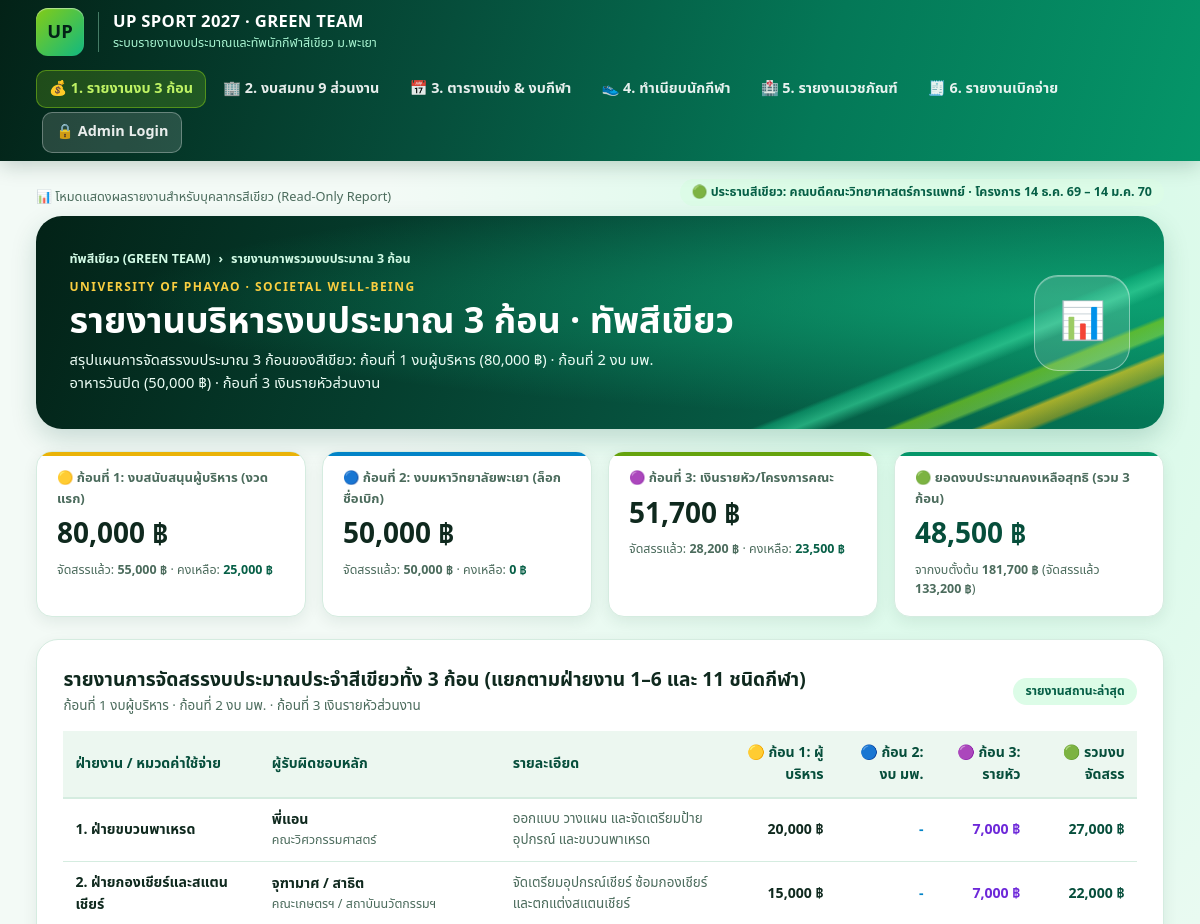
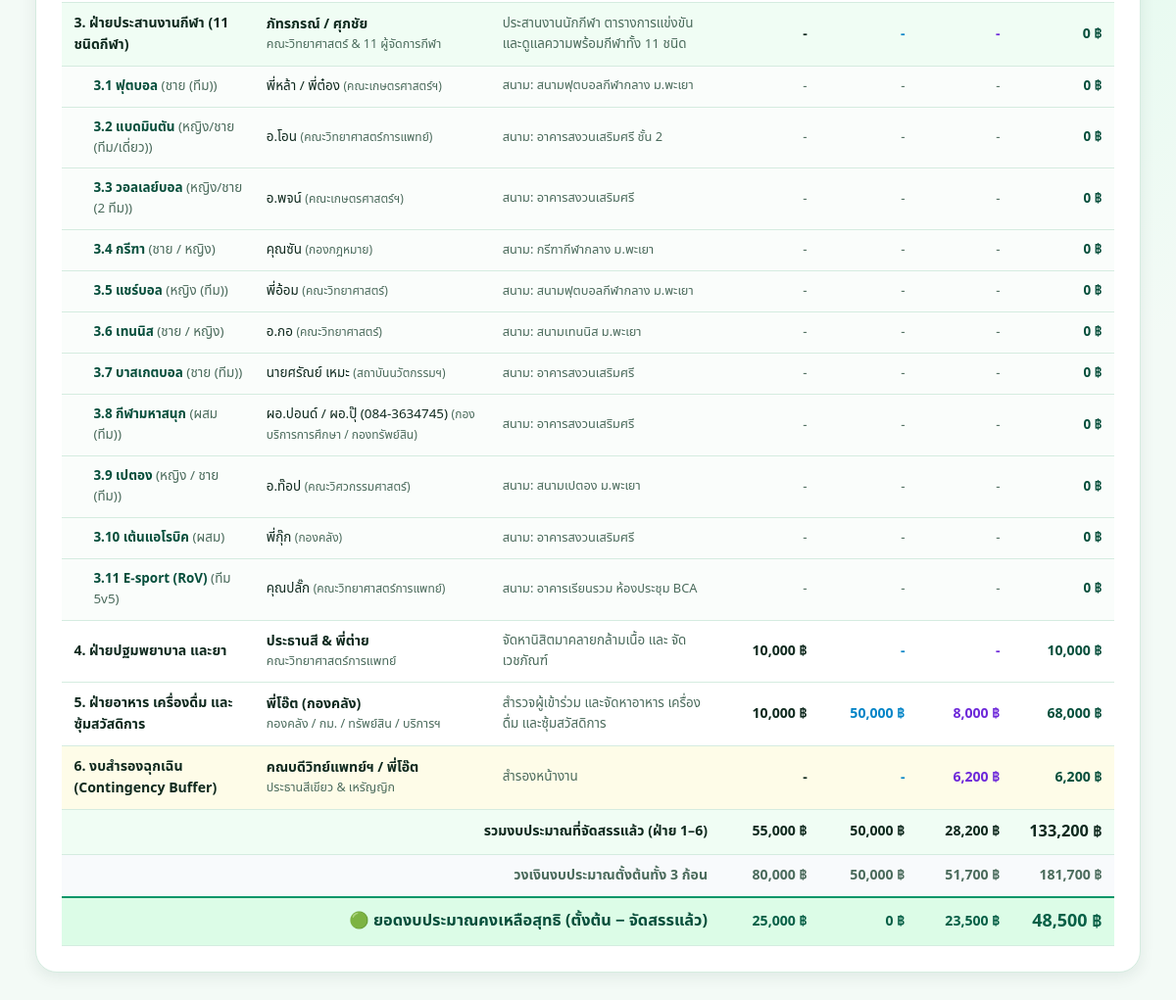
The page / on the database its author committed (2 pictures, top to bottom).
### tables this page shows
CREATE TABLE budget_categories (
    id INT AUTO_INCREMENT PRIMARY KEY,
    category_code VARCHAR(20) NOT NULL UNIQUE,
    category_name VARCHAR(150) NOT NULL,
    responsible_unit VARCHAR(150) NOT NULL,
    lead_person VARCHAR(150) NOT NULL,
    lead_phone VARCHAR(50) NULL,
    alloc_tranche_1 DECIMAL(10,2) NOT NULL DEFAULT 0.00,
    alloc_tranche_2 DECIMAL(10,2) NOT NULL DEFAULT 0.00,
    alloc_tranche_3_realistic DECIMAL(10,2) NOT NULL DEFAULT 0.00,
    alloc_tranche_3_bonus DECIMAL(10,2) NOT NULL DEFAULT 0.00,
    notes TEXT NULL
);

CREATE TABLE sports (
    id INT AUTO_INCREMENT PRIMARY KEY,
    sport_no INT NOT NULL UNIQUE,
    sport_name VARCHAR(100) NOT NULL,
    sport_type VARCHAR(100) NOT NULL,
    default_venue VARCHAR(150) NOT NULL,
    manager_unit_id INT NULL,
    manager_unit VARCHAR(150) NOT NULL,
    manager_name VARCHAR(150) NOT NULL,
    manager_phone VARCHAR(50) NULL,
    sub_manager_name VARCHAR(150) NULL,
    sub_manager_phone VARCHAR(50) NULL,
    target_athletes INT NOT NULL DEFAULT 15,
    registered_athletes INT NOT NULL DEFAULT 0,
    practice_days INT NOT NULL DEFAULT 3,
    practice_cost_per_day DECIMAL(10,2) NOT NULL DEFAULT 150.00,
    match_days INT NOT NULL DEFAULT 3,
    match_cost_per_day DECIMAL(10,2) NOT NULL DEFAULT 300.00,
    extra_consumables_cost DECIMAL(10,2) NOT NULL DEFAULT 0.00,
    alloc_tranche_1 DECIMAL(10,2) NOT NULL DEFAULT 0.00,
    alloc_tranche_2 DECIMAL(10,2) NOT NULL DEFAULT 0.00,
    alloc_tranche_3 DECIMAL(10,2) NOT NULL DEFAULT 0.00,
    sponsor_bottles_per_match INT NOT NULL DEFAULT 15,
    cooling_spray_quota INT NOT NULL DEFAULT 1,
    medical_risk ENUM('LOW', 'MEDIUM', 'HIGH') DEFAULT 'MEDIUM',
    notes TEXT NULL,
    FOREIGN KEY (manager_unit_id) REFERENCES units(id) ON DELETE SET NULL
);

### config/auth.php (called while the page is built, shortened)
<?php
require_once __DIR__ . '/db.php';
function is_admin_logged_in(): bool {
    if (empty($_SESSION['green_admin_logged_in'])) {
        return false;
    }
    return true;
}

### config/db.php (called while the page is built, shortened)
<?php
function h($str): string {
    return htmlspecialchars((string)$str, ENT_QUOTES, 'UTF-8');
}

### index.php (the view, shortened to what this page needs)
<?php
require_once __DIR__ . '/config/auth.php';
$categories = $pdo->query("SELECT * FROM budget_categories ORDER BY id ASC")->fetchAll();
$sports     = $pdo->query("SELECT * FROM sports ORDER BY sport_no ASC")->fetchAll();
$sport_sum_t1 = 0;
$sport_sum_t2 = 0;
$sport_sum_t3 = 0;
foreach ($sports as $sp) {
    $sport_sum_t1 += (float)$sp['alloc_tranche_1'];
    $sport_sum_t2 += (float)$sp['alloc_tranche_2'];
    $sport_sum_t3 += (float)$sp['alloc_tranche_3'];
}
$unit_sums = $pdo->query("
    SELECT
        SUM(staff_count) AS total_staff,
        SUM(employee_count) AS total_emp,
        SUM(staff_count * 100) AS full_headcount_money,
        SUM(exec_support_pledged) AS total_exec_pledged,
        SUM(exec_support_received) AS total_exec_received,
        SUM(headcount_received) AS total_headcount_received
    FROM units
")->fetch();
$t1_realistic = (float)($unit_sums['total_exec_pledged'] ?: 80000);
$t2_realistic = 50000;
$t3_realistic = (float)($unit_sums['full_headcount_money'] ?: 51700);
$grand_realistic = $t1_realistic + $t2_realistic + $t3_realistic;
$sum1 = 0; $sum2 = 0; $sum3 = 0;
foreach ($categories as $cat) {
    if (($cat['category_code'] ?? '') === 'CAT_SPORTS') {
        $sum1 += $sport_sum_t1;
        $sum2 += $sport_sum_t2;
        $sum3 += $sport_sum_t3;
    } else {
        $sum1 += (float)$cat['alloc_tranche_1'];
        $sum2 += (float)$cat['alloc_tranche_2'];
        $sum3 += (float)$cat['alloc_tranche_3_realistic'];
    }
}
$sum_grand = $sum1 + $sum2 + $sum3;
$rem1 = $t1_realistic - $sum1;
$rem2 = $t2_realistic - $sum2;
$rem3 = $t3_realistic - $sum3;
$rem_grand = $grand_realistic - $sum_grand;
$page_crumb   = 'รายงานภาพรวมงบประมาณ 3 ก้อน';
$page_heading = 'รายงานบริหารงบประมาณ 3 ก้อน · ทัพสีเขียว';
$page_desc    = 'สรุปแผนการจัดสรรงบประมาณ 3 ก้อนของสีเขียว: ก้อนที่ 1 งบผู้บริหาร (80,000 ฿) · ก้อนที่ 2 งบ มพ. อาหารวันปิด (50,000 ฿) · ก้อนที่ 3 เงินรายหัวส่วนงาน';
$page_icon    = '📊';
require_once __DIR__ . '/includes/header.php';
?>
<div class="kpi-grid">
  <div class="kpi-card gold">
    <div class="kpi-label">🟡 ก้อนที่ 1: งบสนับสนุนผู้บริหาร (งวดแรก)</div>
    <div class="kpi-val"><?= number_format($t1_realistic) ?> ฿</div>
    <div class="kpi-sub">จัดสรรแล้ว: <strong><?= number_format($sum1) ?> ฿</strong> · คงเหลือ: <strong style="color:<?= $rem1 < 0 ? '#dc2626' : '#065f46' ?>;"><?= number_format($rem1) ?> ฿</strong></div>
  </div>
  <div class="kpi-card blue">
    <div class="kpi-label">🔵 ก้อนที่ 2: งบมหาวิทยาลัยพะเยา (ล็อกชื่อเบิก)</div>
    <div class="kpi-val"><?= number_format($t2_realistic) ?> ฿</div>
    <div class="kpi-sub">จัดสรรแล้ว: <strong><?= number_format($sum2) ?> ฿</strong> · คงเหลือ: <strong style="color:<?= $rem2 < 0 ? '#dc2626' : '#065f46' ?>;"><?= number_format($rem2) ?> ฿</strong></div>
  </div>
  <div class="kpi-card lime">
    <div class="kpi-label">🟣 ก้อนที่ 3: เงินรายหัว/โครงการคณะ</div>
    <div class="kpi-val"><?= number_format($t3_realistic) ?> ฿</div>
    <div class="kpi-sub">จัดสรรแล้ว: <strong><?= number_format($sum3) ?> ฿</strong> · คงเหลือ: <strong style="color:<?= $rem3 < 0 ? '#dc2626' : '#065f46' ?>;"><?= number_format($rem3) ?> ฿</strong></div>
  </div>
  <div class="kpi-card">
    <div class="kpi-label">🟢 ยอดงบประมาณคงเหลือสุทธิ (รวม 3 ก้อน)</div>
    <div class="kpi-val" style="color:<?= $rem_grand < 0 ? '#dc2626' : 'var(--green-dark)' ?>;"><?= number_format($rem_grand) ?> ฿</div>
    <div class="kpi-sub">จากงบตั้งต้น <strong><?= number_format($grand_realistic) ?> ฿</strong> (จัดสรรแล้ว <strong><?= number_format($sum_grand) ?> ฿</strong>)</div>
  </div>
</div>
<div class="white-shell">
  <div style="display:flex; justify-content:space-between; align-items:center; flex-wrap:wrap; gap:10px; margin-bottom:14px;">
    <div>
      <h2 style="font-size:1.2rem; font-weight:800;">รายงานการจัดสรรงบประมาณประจำสีเขียวทั้ง 3 ก้อน (แยกตามฝ่ายงาน 1–6 และ 11 ชนิดกีฬา)</h2>
      <p style="font-size:0.84rem; color:var(--muted);">ก้อนที่ 1 งบผู้บริหาร · ก้อนที่ 2 งบ มพ. · ก้อนที่ 3 เงินรายหัวส่วนงาน</p>
    </div>
    <?php if (is_admin_logged_in()): ?>
      <a href="admin.php?tab=budget" class="btn-primary btn-sm">⚙️ แก้ไขงบในหน้า Admin ›</a>
    <?php else: ?>
      <span class="status-pill">รายงานสถานะล่าสุด</span>
    <?php endif; ?>
  </div>
  <div style="overflow-x:auto;">
    <table class="up-table">
      <thead>
        <tr>
          <th>ฝ่ายงาน / หมวดค่าใช้จ่าย</th>
          <th>ผู้รับผิดชอบหลัก</th>
          <th>รายละเอียด</th>
          <th style="text-align:right;">🟡 ก้อน 1: ผู้บริหาร</th>
          <th style="text-align:right;">🔵 ก้อน 2: งบ มพ.</th>
          <th style="text-align:right;">🟣 ก้อน 3: รายหัว</th>
          <th style="text-align:right;">🟢 รวมงบจัดสรร</th>
        </tr>
      </thead>
      <tbody>
        <?php
        $sum1 = 0; $sum2 = 0; $sum3 = 0;
        foreach ($categories as $cat):
          $cid = (int)$cat['id'];
          $is_sports_cat = (($cat['category_code'] ?? '') === 'CAT_SPORTS');
          $is_buffer_cat = (($cat['category_code'] ?? '') === 'CAT_BUFFER');
          $cat_num = preg_match('/^(\d+)\./', (string)$cat['category_name'], $m) ? $m[1] : $cid;
          if ($is_sports_cat) {
              $c1 = $sport_sum_t1;
              $c2 = $sport_sum_t2;
              $c3 = $sport_sum_t3;
          } else {
              $c1 = (float)$cat['alloc_tranche_1'];
              $c2 = (float)$cat['alloc_tranche_2'];
              $c3 = (float)$cat['alloc_tranche_3_realistic'];
          }
          $row_tot = $c1 + $c2 + $c3;
          $sum1 += $c1; $sum2 += $c2; $sum3 += $c3;
        ?>
        <tr style="<?= $is_sports_cat ? 'background:#f0fdf4;' : ($is_buffer_cat ? 'background:#fefce8;' : '') ?>">
          <td><strong><?= h($cat['category_name']) ?></strong></td>
          <td>
            <strong><?= h($cat['lead_person']) ?></strong>
            <div style="font-size:0.78rem; color:var(--muted);"><?= h($cat['responsible_unit']) ?></div>
          </td>
          <td style="font-size:0.84rem; color:var(--muted);"><?= h($cat['notes']) ?></td>
          <td style="text-align:right; font-weight:750;"><?= $c1 != 0 ? number_format($c1) . ' ฿' : '-' ?></td>
          <td style="text-align:right; font-weight:750; color:#0284c7;"><?= $c2 != 0 ? number_format($c2) . ' ฿' : '-' ?></td>
          <td style="text-align:right; font-weight:750; color:#6d28d9;"><?= $c3 != 0 ? number_format($c3) . ' ฿' : '-' ?></td>
          <td style="text-align:right; font-weight:850; color:var(--green-dark);"><?= number_format($row_tot) ?> ฿</td>
        </tr>
        <?php if ($is_sports_cat): ?>
          <?php foreach ($sports as $sp):
            $sno = (int)$sp['sport_no'];
            $sp1 = (float)$sp['alloc_tranche_1'];
            $sp2 = (float)$sp['alloc_tranche_2'];
            $sp3 = (float)$sp['alloc_tranche_3'];
            $sp_tot = $sp1 + $sp2 + $sp3;
          ?>
          <tr style="background:#fafdfb; font-size:0.84rem;">
            <td style="padding-left:32px; color:var(--green-dark);">
              <strong><?= h($cat_num) ?>.<?= $sno ?> <?= h($sp['sport_name']) ?></strong>
              <span style="color:var(--muted);"> (<?= h($sp['sport_type']) ?>)</span>
            </td>
            <td>
              <?= h($sp['manager_name']) ?><?= $sp['sub_manager_name'] ? ' / ' . h($sp['sub_manager_name']) : '' ?>
              <span style="font-size:0.75rem; color:var(--muted);"> (<?= h($sp['manager_unit']) ?>)</span>
            </td>
            <td style="color:var(--muted); font-size:0.8rem;">สนาม: <?= h($sp['default_venue']) ?></td>
            <td style="text-align:right; color:var(--muted);"><?= $sp1 > 0 ? number_format($sp1) . ' ฿' : '-' ?></td>
            <td style="text-align:right; color:var(--muted);"><?= $sp2 > 0 ? number_format($sp2) . ' ฿' : '-' ?></td>
            <td style="text-align:right; color:var(--muted);"><?= $sp3 > 0 ? number_format($sp3) . ' ฿' : '-' ?></td>
            <td style="text-align:right; font-weight:750; color:var(--green-dark);"><?= number_format($sp_tot) ?> ฿</td>
          </tr>
          <?php endforeach; ?>
        <?php endif; ?>
        <?php endforeach; ?>
      </tbody>
      <tfoot>
        <tr style="background:#f0fdf4; font-weight:800; color:var(--ink);">
          <td colspan="3" style="text-align:right;">รวมงบประมาณที่จัดสรรแล้ว (ฝ่าย 1–6)</td>
          <td style="text-align:right;"><?= number_format($sum1) ?> ฿</td>
          <td style="text-align:right;"><?= number_format($sum2) ?> ฿</td>
          <td style="text-align:right;"><?= number_format($sum3) ?> ฿</td>
          <td style="text-align:right; font-size:1.02rem;"><?= number_format($sum_grand) ?> ฿</td>
        </tr>
        <tr style="background:#f8fafc; font-weight:750; color:var(--muted);">
          <td colspan="3" style="text-align:right;">วงเงินงบประมาณตั้งต้นทั้ง 3 ก้อน</td>
          <td style="text-align:right;"><?= number_format($t1_realistic) ?> ฿</td>
          <td style="text-align:right;"><?= number_format($t2_realistic) ?> ฿</td>
          <td style="text-align:right;"><?= number_format($t3_realistic) ?> ฿</td>
          <td style="text-align:right;"><?= number_format($grand_realistic) ?> ฿</td>
        </tr>
        <tr style="background:#dcfce7; font-weight:900; color:var(--green-dark); border-top:2px solid var(--green);">
          <td colspan="3" style="text-align:right; font-size:1.02rem;">🟢 ยอดงบประมาณคงเหลือสุทธิ (ตั้งต้น − จัดสรรแล้ว)</td>
          <td style="text-align:right; color:<?= $rem1 < 0 ? '#dc2626' : '#065f46' ?>;"><?= number_format($rem1) ?> ฿</td>
          <td style="text-align:right; color:<?= $rem2 < 0 ? '#dc2626' : '#065f46' ?>;"><?= number_format($rem2) ?> ฿</td>
          <td style="text-align:right; color:<?= $rem3 < 0 ? '#dc2626' : '#065f46' ?>;"><?= number_format($rem3) ?> ฿</td>
          <td style="text-align:right; font-size:1.12rem; color:<?= $rem_grand < 0 ? '#dc2626' : '#065f46' ?>;"><?= number_format($rem_grand) ?> ฿</td>
        </tr>
      </tfoot>
    </table>
  </div>
</div>
<?php require_once __DIR__ . '/includes/footer.php'; ?>

### includes/header.php (shortened to what this page needs)
<?php
require_once __DIR__ . '/../config/auth.php';
$current_page = basename($_SERVER['PHP_SELF']);
$is_admin = is_admin_logged_in();
?>
<!DOCTYPE html>
<html lang="th">
<head>
  <link rel="stylesheet" href="assets/css/green-theme.css" />
</head>
<body>
  <header class="masthead">
    <div class="wrap header-row">
      <a href="index.php" class="brand">
        <div class="brand-badge">UP</div>
        <div class="brand-text">
          <strong>UP SPORT 2027 · GREEN TEAM</strong>
          <span>ระบบรายงานงบประมาณและทัพนักกีฬาสีเขียว ม.พะเยา</span>
        </div>
      </a>
      <nav class="top-nav">
        <a href="index.php" class="nav-link <?= $current_page === 'index.php' ? 'active' : '' ?>">💰 1. รายงานงบ 3 ก้อน</a>
        <a href="units.php" class="nav-link <?= $current_page === 'units.php' ? 'active' : '' ?>">🏢 2. งบสมทบ 9 ส่วนงาน</a>
        <a href="sports.php" class="nav-link <?= $current_page === 'sports.php' ? 'active' : '' ?>">📅 3. ตารางแข่ง &amp; งบกีฬา</a>
        <a href="athletes.php" class="nav-link <?= $current_page === 'athletes.php' ? 'active' : '' ?>">👟 4. ทำเนียบนักกีฬา</a>
        <a href="medical.php" class="nav-link <?= $current_page === 'medical.php' ? 'active' : '' ?>">🏥 5. รายงานเวชภัณฑ์</a>
        <a href="disbursements.php" class="nav-link <?= $current_page === 'disbursements.php' ? 'active' : '' ?>">🧾 6. รายงานเบิกจ่าย</a>
        <?php if ($is_admin): ?>
          <a href="admin.php" class="nav-link <?= $current_page === 'admin.php' ? 'active' : '' ?>" style="background:#facc15; color:#032217; font-weight:800; margin-left:6px;">
            ⚙️ จัดการหลังบ้าน (Admin)
          </a>
          <a href="logout.php" class="nav-link" style="color:#fca5a5;">ออกระบบ</a>
        <?php else: ?>
          <a href="login.php" class="nav-link <?= $current_page === 'login.php' ? 'active' : '' ?>" style="background:rgba(255,255,255,0.14); border:1px solid rgba(255,255,255,0.3); margin-left:6px;">
            🔒 Admin Login
          </a>
        <?php endif; ?>
      </nav>
    </div>
  </header>
  <main class="wrap inner">
    <div style="display:flex; justify-content:space-between; align-items:center; flex-wrap:wrap; gap:8px;">
      <span style="font-size:0.8rem; color:var(--muted);">
        <?= $is_admin ? '🔓 สถานะ: เข้าสู่ระบบผู้ดูแลระบบ (Admin Mode)' : '📊 โหมดแสดงผลรายงานสำหรับบุคลากรสีเขียว (Read-Only Report)' ?>
      </span>
      <span class="notice-pill">🟢 ประธานสีเขียว: คณบดีคณะวิทยาศาสตร์การแพทย์ · โครงการ 14 ธ.ค. 69 – 14 ม.ค. 70</span>
    </div>
    <section class="public-page-title">
      <div class="public-title-copy">
        <div class="public-crumbs">
          <span>ทัพสีเขียว (GREEN TEAM)</span> <span>›</span> <span><?= h($page_crumb ?? 'รายงาน') ?></span>
        </div>
        <span class="public-title-kicker">UNIVERSITY OF PHAYAO · SOCIETAL WELL-BEING</span>
        <h1><?= h($page_heading ?? 'ระบบรายงานงบประมาณและทัพนักกีฬาสีเขียว') ?></h1>
        <p><?= h($page_desc ?? 'รายงานข้อมูลโปร่งใสแบบ Real-time สำหรับผู้บริหาร ผู้ประสานงาน 9 ส่วนงาน และนักกีฬาสีเขียวทั้ง 11 ชนิดกีฬา') ?></p>
      </div>
      <div class="public-title-icon"><?= $page_icon ?? '🏆' ?></div>
    </section>

### includes/footer.php
  </main>
</body>
</html>

### rows shown on the page
budget_categories: category_name "1. ฝ่ายขบวนพาเหรด", lead_person "พี่แอน", responsible_unit "คณะวิศวกรรมศาสตร์", notes "ออกแบบ วางแผน และจัดเตรียมป้าย อุปกรณ์ และขบวนพาเหรด", alloc_tranche_1 "20,000", alloc_tranche_3_realistic "7,000", row_tot "27,000"
budget_categories: category_name "2. ฝ่ายกองเชียร์และสแตนเชียร์", lead_person "จุฑามาศ / สาธิต", responsible_unit "คณะเกษตรฯ / สถาบันนวัตกรรมฯ", notes "จัดเตรียมอุปกรณ์เชียร์ ซ้อมกองเชียร์ และตกแต่งสแตนเชียร์", alloc_tranche_1 "15,000", alloc_tranche_3_realistic "7,000", row_tot "22,000"
budget_categories: category_name "3. ฝ่ายประสานงานกีฬา (11 ชนิดกีฬา)", lead_person "ภัทรภรณ์ / ศุภชัย", responsible_unit "คณะวิทยาศาสตร์ & 11 ผู้จัดการกีฬา", notes "ประสานงานนักกีฬา ตารางการแข่งขัน และดูแลความพร้อมกีฬาทั้ง 11 ชนิด", row_tot "0", category_name "3"
sports: sport_no "1", sport_name "ฟุตบอล", sport_type "ชาย (ทีม)", manager_name "พี่หล้า", sub_manager_name "พี่ต๋อง", manager_unit "คณะเกษตรศาสตร์ฯ", default_venue "สนามฟุตบอลกีฬากลาง ม.พะเยา", sp_tot "0"
sports: sport_no "2", sport_name "แบดมินตัน", sport_type "หญิง/ชาย (ทีม/เดี่ยว)", manager_name "อ.โอน", manager_unit "คณะวิทยาศาสตร์การแพทย์", default_venue "อาคารสงวนเสริมศรี ชั้น 2", sp_tot "0"
sports: sport_no "3", sport_name "วอลเลย์บอล", sport_type "หญิง/ชาย (2 ทีม)", manager_name "อ.พจน์", manager_unit "คณะเกษตรศาสตร์ฯ", default_venue "อาคารสงวนเสริมศรี", sp_tot "0"
sports: sport_no "4", sport_name "กรีฑา", sport_type "ชาย / หญิง", manager_name "คุณซัน", manager_unit "กองกฎหมาย", default_venue "กรีฑากีฬากลาง ม.พะเยา", sp_tot "0"
sports: sport_no "5", sport_name "แชร์บอล", sport_type "หญิง (ทีม)", manager_name "พี่อ้อม", manager_unit "คณะวิทยาศาสตร์", default_venue "สนามฟุตบอลกีฬากลาง ม.พะเยา", sp_tot "0"
sports: sport_no "6", sport_name "เทนนิส", sport_type "ชาย / หญิง", manager_name "อ.กอ", manager_unit "คณะวิทยาศาสตร์", default_venue "สนามเทนนิส ม.พะเยา", sp_tot "0"
sports: sport_no "7", sport_name "บาสเกตบอล", sport_type "ชาย (ทีม)", manager_name "นายศรัณย์ เหมะ", manager_unit "สถาบันนวัตกรรมฯ", default_venue "อาคารสงวนเสริมศรี", sp_tot "0"
sports: sport_no "8", sport_name "กีฬามหาสนุก", sport_type "ผสม (ทีม)", manager_name "ผอ.ปอนด์", sub_manager_name "ผอ.ปุ๊ (084-3634745)", manager_unit "กองบริการการศึกษา / กองทรัพย์สิน", default_venue "อาคารสงวนเสริมศรี", sp_tot "0"
sports: sport_no "9", sport_name "เปตอง", sport_type "หญิง / ชาย (ทีม)", manager_name "อ.ท๊อป", manager_unit "คณะวิศวกรรมศาสตร์", default_venue "สนามเปตอง ม.พะเยา", sp_tot "0"
sports: sport_no "10", sport_name "เต้นแอโรบิค", sport_type "ผสม", manager_name "พี่กุ๊ก", manager_unit "กองคลัง", default_venue "อาคารสงวนเสริมศรี", sp_tot "0"
sports: sport_no "11", sport_name "E-sport (RoV)", sport_type "ทีม 5v5", manager_name "คุณปลั๊ก", manager_unit "คณะวิทยาศาสตร์การแพทย์", default_venue "อาคารเรียนรวม ห้องประชุม BCA", sp_tot "0"
budget_categories: category_name "4. ฝ่ายปฐมพยาบาล และยา", lead_person "ประธานสี & พี่ต่าย", responsible_unit "คณะวิทยาศาสตร์การแพทย์", notes "จัดหานิสิตมาคลายกล้ามเนื้อ และ จัดเวชภัณฑ์", alloc_tranche_1 "10,000", row_tot "10,000"
budget_categories: category_name "5. ฝ่ายอาหาร เครื่องดื่ม และซุ้มสวัสดิการ", lead_person "พี่โอ๊ต (กองคลัง)", responsible_unit "กองคลัง / กม. / ทรัพย์สิน / บริการฯ", notes "สำรวจผู้เข้าร่วม และจัดหาอาหาร เครื่องดื่ม และซุ้มสวัสดิการ", alloc_tranche_1 "10,000", alloc_tranche_2 "50,000", alloc_tranche_3_realistic "8,000", row_tot "68,000"
budget_categories: category_name "6. งบสำรองฉุกเฉิน (Contingency Buffer)", lead_person "คณบดีวิทย์แพทย์ฯ / พี่โอ๊ต", responsible_unit "ประธานสีเขียว & เหรัญญิก", notes "สำรองหน้างาน", alloc_tranche_3_realistic "6,200", row_tot "6,200"

### other values the page prints
$page_crumb "รายงานภาพรวมงบประมาณ 3 ก้อน"
$page_heading "รายงานบริหารงบประมาณ 3 ก้อน · ทัพสีเขียว"
$page_desc "สรุปแผนการจัดสรรงบประมาณ 3 ก้อนของสีเขียว: ก้อนที่ 1 งบผู้บริหาร (80,000 ฿) · ก้อนที่ 2 งบ มพ. อาหารวันปิด (50,000 ฿) · ก้อนที่ 3 เงินรายหัวส่วนงาน"
$page_icon "📊"
$t1_realistic "80,000"
$sum1 "55,000"
$rem1 "25,000"
$t2_realistic "50,000"
$sum2 "50,000"
$rem2 "0"
$t3_realistic "51,700"
$sum3 "28,200"
$rem3 "23,500"
$rem_grand "48,500"
$grand_realistic "181,700"
